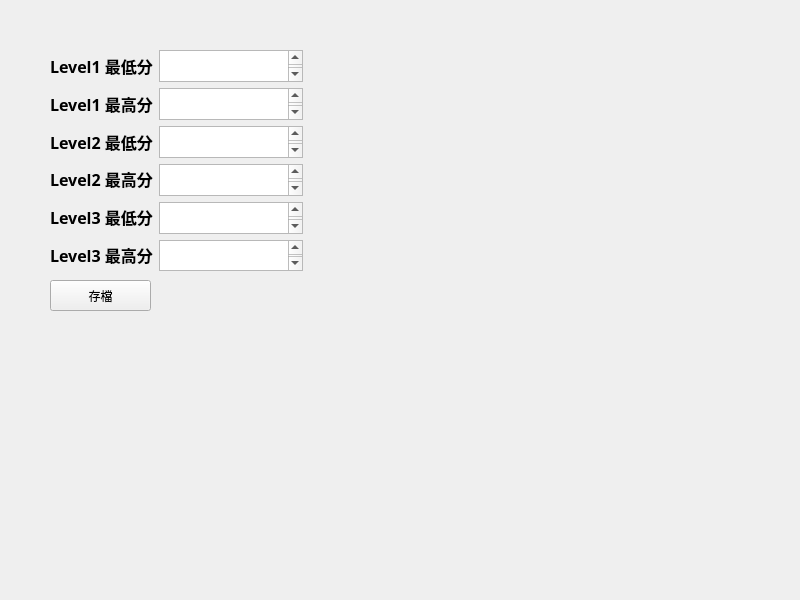
<?xml version="1.0" encoding="UTF-8"?>
<ui version="4.0">
 <class>MainWindow</class>
 <widget class="QMainWindow" name="MainWindow">
  <property name="geometry">
   <rect>
    <x>0</x>
    <y>0</y>
    <width>800</width>
    <height>600</height>
   </rect>
  </property>
  <property name="windowTitle">
   <string>MainWindow</string>
  </property>
  <widget class="QWidget" name="centralwidget">
   <widget class="QWidget" name="horizontalLayoutWidget">
    <property name="geometry">
     <rect>
      <x>50</x>
      <y>50</y>
      <width>253</width>
      <height>221</height>
     </rect>
    </property>
    <layout class="QHBoxLayout" name="horizontalLayout">
     <item>
      <layout class="QVBoxLayout" name="verticalLayout_2">
       <item>
        <widget class="QLabel" name="label_3">
         <property name="font">
          <font>
           <family>微軟正黑體</family>
           <pointsize>12</pointsize>
           <weight>75</weight>
           <bold>true</bold>
          </font>
         </property>
         <property name="text">
          <string>Level1 最低分</string>
         </property>
        </widget>
       </item>
       <item>
        <widget class="QLabel" name="label_4">
         <property name="font">
          <font>
           <family>微軟正黑體</family>
           <pointsize>12</pointsize>
           <weight>75</weight>
           <bold>true</bold>
          </font>
         </property>
         <property name="text">
          <string>Level1 最高分</string>
         </property>
        </widget>
       </item>
       <item>
        <widget class="QLabel" name="label_6">
         <property name="font">
          <font>
           <family>微軟正黑體</family>
           <pointsize>12</pointsize>
           <weight>75</weight>
           <bold>true</bold>
          </font>
         </property>
         <property name="text">
          <string>Level2 最低分</string>
         </property>
        </widget>
       </item>
       <item>
        <widget class="QLabel" name="label_5">
         <property name="font">
          <font>
           <family>微軟正黑體</family>
           <pointsize>12</pointsize>
           <weight>75</weight>
           <bold>true</bold>
          </font>
         </property>
         <property name="text">
          <string>Level2 最高分</string>
         </property>
        </widget>
       </item>
       <item>
        <widget class="QLabel" name="label_2">
         <property name="font">
          <font>
           <family>微軟正黑體</family>
           <pointsize>12</pointsize>
           <weight>75</weight>
           <bold>true</bold>
          </font>
         </property>
         <property name="text">
          <string>Level3 最低分</string>
         </property>
        </widget>
       </item>
       <item>
        <widget class="QLabel" name="label">
         <property name="font">
          <font>
           <family>微軟正黑體</family>
           <pointsize>12</pointsize>
           <weight>75</weight>
           <bold>true</bold>
          </font>
         </property>
         <property name="text">
          <string>Level3 最高分</string>
         </property>
        </widget>
       </item>
      </layout>
     </item>
     <item>
      <layout class="QVBoxLayout" name="verticalLayout">
       <item>
        <widget class="QTextEdit" name="textEdit_2">
         <property name="font">
          <font>
           <family>微軟正黑體</family>
           <pointsize>12</pointsize>
           <weight>75</weight>
           <bold>true</bold>
          </font>
         </property>
        </widget>
       </item>
       <item>
        <widget class="QTextEdit" name="textEdit_3">
         <property name="font">
          <font>
           <family>微軟正黑體</family>
           <pointsize>12</pointsize>
           <weight>75</weight>
           <bold>true</bold>
          </font>
         </property>
        </widget>
       </item>
       <item>
        <widget class="QTextEdit" name="textEdit_6">
         <property name="font">
          <font>
           <family>微軟正黑體</family>
           <pointsize>12</pointsize>
           <weight>75</weight>
           <bold>true</bold>
          </font>
         </property>
        </widget>
       </item>
       <item>
        <widget class="QTextEdit" name="textEdit_5">
         <property name="font">
          <font>
           <family>微軟正黑體</family>
           <pointsize>12</pointsize>
           <weight>75</weight>
           <bold>true</bold>
          </font>
         </property>
        </widget>
       </item>
       <item>
        <widget class="QTextEdit" name="textEdit_4">
         <property name="font">
          <font>
           <family>微軟正黑體</family>
           <pointsize>12</pointsize>
           <weight>75</weight>
           <bold>true</bold>
          </font>
         </property>
        </widget>
       </item>
       <item>
        <widget class="QTextEdit" name="textEdit">
         <property name="font">
          <font>
           <family>微軟正黑體</family>
           <pointsize>12</pointsize>
           <weight>75</weight>
           <bold>true</bold>
          </font>
         </property>
        </widget>
       </item>
      </layout>
     </item>
    </layout>
   </widget>
   <widget class="QPushButton" name="pushButton">
    <property name="geometry">
     <rect>
      <x>50</x>
      <y>280</y>
      <width>101</width>
      <height>31</height>
     </rect>
    </property>
    <property name="text">
     <string>存檔</string>
    </property>
   </widget>
  </widget>
 </widget>
 <resources/>
 <connections/>
</ui>
